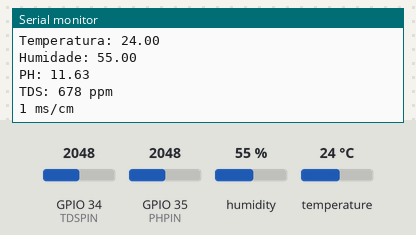
A sketch run on a simulated ESP32. Parts: the last lines printed to the serial monitor. Inputs (shaded band) come from the test bench; at power-on: humidity 55 %, GPIO 34 (TDSPIN) = 2048, GPIO 35 (PHPIN) = 2048, temperature 24 °C.

Above: at 3.8 s.
3.9 s: humidity set to 22 %
7.8 s: GPIO 34 (TDSPIN) set to 2866
At 9.9 s:
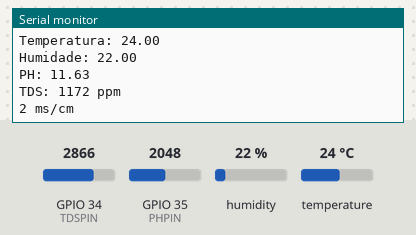
11.7 s: GPIO 35 (PHPIN) set to 2866
At 13.1 s:
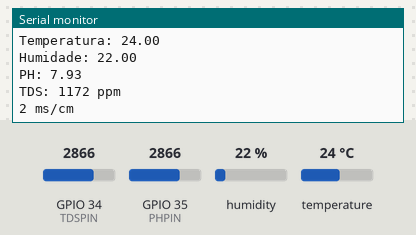
15.6 s: temperature set to 12 °C
At 19.2 s:
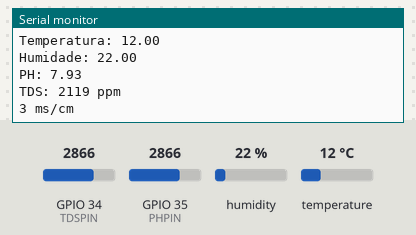
19.5 s: GPIO 34 (TDSPIN) set to 3972
At 22.6 s:
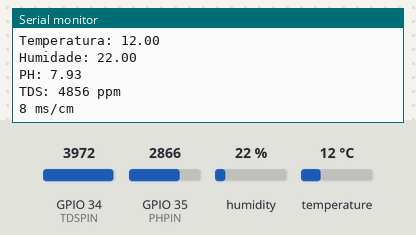
23.4 s: GPIO 35 (PHPIN) set to 3972
At 25.7 s:
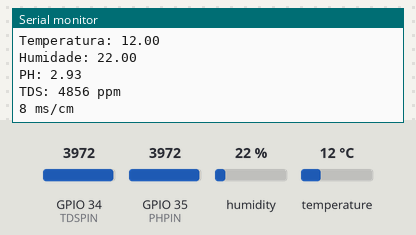
Timing chart, 0 to 27.2 s (numbered marks = the images above; inputs shaded):
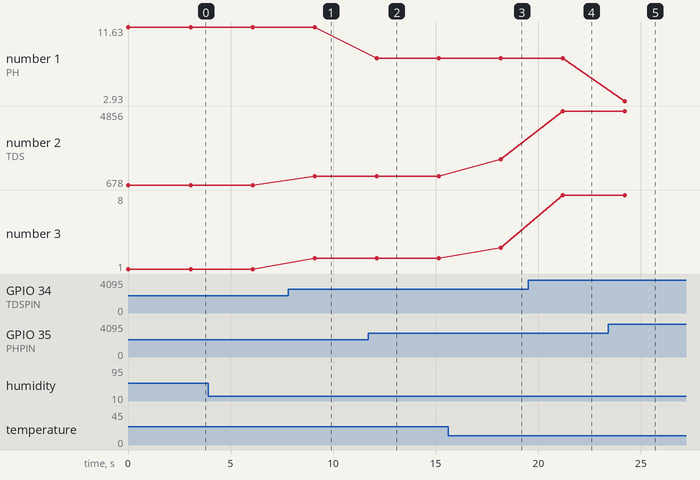

The sketch:

AllSensors.ino
```cpp
#include <DHT.h>

#define DHTTYPE DHT11
#define DHTPIN 32
#define PHPIN 35
#define TDSPIN 34
#define VREF 3.3

float phValue;
float tdsValue;
float phRead = 0;
float tdsSensorRead = 0;
float temperature = 0;

DHT dht(DHTPIN, DHTTYPE);

void DHT11SENSOR() {
  float h = dht.readHumidity();
  temperature = dht.readTemperature();
  if (isnan(h) || isnan(temperature)) {
    Serial.println("Failed to read from DHT sensor!");
    return;
  }

  Serial.print("Temperatura: ");
  Serial.println(temperature);
  Serial.print("Humidade: ");
  Serial.println(h);
}

void PHSENSOR() {
  phRead = analogRead(PHPIN);

  float volt = (float)phRead*5.0/1024/6;
  phValue = 7 + ((2.5 - volt) / 0.18);

  Serial.print("PH: ");
  Serial.println(phValue);
}

void TDSSENSOR() {
  tdsSensorRead = analogRead(TDSPIN);

  float voltage = tdsSensorRead * (float)VREF / 4096.0;
  float compensationCoefficient = 1.0+0.02*(temperature-25.0);
  float compensationVoltage = voltage/compensationCoefficient;
  tdsValue = (133.42*compensationVoltage*compensationVoltage*compensationVoltage - 255.86*compensationVoltage*compensationVoltage + 857.39*compensationVoltage)*0.5;
  float newTdsValue = tdsValue * 0.0015625;

  Serial.print("TDS: ");
  Serial.print(tdsValue,0);
  Serial.println(" ppm ");
  Serial.print(newTdsValue,0);
  Serial.println(" ms/cm");
}

void setup() {
  Serial.begin(115200);
  pinMode(PHPIN, INPUT);
  pinMode(TDSPIN, INPUT);
  dht.begin();
}

void loop() {
  DHT11SENSOR();
  PHSENSOR();
  TDSSENSOR();

  delay(3000);
}
```

Measured:
- after the input at 7.8 s, the serial monitor: prints a new line after 1.3 s (image 1)
- after the input at 11.7 s, the serial monitor: prints a new line after 0.42 s (image 2)
- after the input at 15.6 s, the serial monitor: prints a new line after 2.6 s (image 3)
- after the input at 19.5 s, the serial monitor: prints a new line after 1.7 s (image 4)
- after the input at 23.4 s, the serial monitor: prints a new line after 0.81 s (image 5)
- plotted number 1: 11.63 → 7.93 after the input at 11.7 s, 7.93 → 2.93 after the input at 23.4 s
- plotted number 2: 678 → 1172 after the input at 7.8 s, 1172 → 2119 after the input at 15.6 s, 2119 → 4856 after the input at 19.5 s
- plotted number 3: 1 → 2 after the input at 7.8 s, 2 → 3 after the input at 15.6 s, 3 → 8 after the input at 19.5 s
